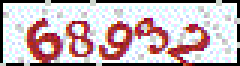
#> input picture CheckCode/checkcode_files/CheckCode(109).gif, 80 x 22 px, given in place of CheckCode(0).gif, which was not available (shown 3 times larger)
$ python split_opencv.py   (older library calls are emulated)
#> lines starting #> are read from the running program, lines starting #| are printed output that depends on the picture; after the words box and inside, x2 and y2 are one past the last pixel; in counts of white or black regions, pixels touching at a corner belong together; pictures that were not available may be replaced by others from this repository, and a replacement may not be noted
import numpy as np
from PIL import Image
import cv2
# import copy


def color_range(color):
    c_range = 50
    r, g, b = color
    color = [b, g, r]
    return [i - (c_range if i > c_range else i) for i in color], \
           [(i + c_range) if i < 255 - c_range else 255 for i in color]


color = [
    color_range([255, 0, 0]),
    color_range([153, 43, 51]),
    color_range([0, 0, 153]),
    color_range([0, 128, 153]),
    color_range([255, 170, 0]),
    color_range([0, 0, 0]),
    color_range([0, 128, 0]),
]

scale = 4


def process_image(path):
    pic = Image.open(path).convert('RGB') \
        .crop((8, 5, 72, 21)).resize((66 * scale, 16 * scale), Image.ANTIALIAS)
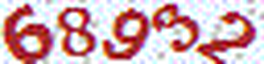
#> pic: PIL image 264x64 RGB; mean R, G, B 210.9, 174, 178.7
    opencvImage = cv2.cvtColor(np.array(pic), cv2.COLOR_RGBA2BGR)
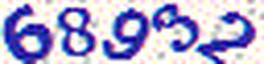
#> opencvImage: shape (64, 264, 3); mean R, G, B 178.7, 174, 210.9
    pic.close()

    # clone_img = copy.copy(opencvImage)
    for (lower, upper) in color:
        # 创建NumPy数组
        lower = np.array(lower, dtype="uint8")  # 颜色下限
        upper = np.array(upper, dtype="uint8")  # 颜色上限

        # 根据阈值找到对应颜色
        mask = cv2.inRange(opencvImage, lower, upper)
        output = cv2.bitwise_and(opencvImage, opencvImage, mask=mask)

        # [33 lines of commented-out code are left out]

        contours = cv2.findContours(mask, cv2.RETR_TREE, cv2.CHAIN_APPROX_TC89_KCOS)

        # cv2.imshow("images", np.hstack([opencvImage, output]))
        # cv2.imshow("mask", mask)
        # cv2.waitKey(5000)

        centers = []
        for cnt in contours[1]:
            # 得到最小矩形区域，转换为顶点坐标形式（矩形可能会有角度）
            rect = cv2.minAreaRect(cnt)
            box = cv2.boxPoints(rect)
            box = np.int0(box)
            Xs = [i[0] for i in box]
            Ys = [i[1] for i in box]
            x1 = min(Xs)
            x2 = max(Xs)
            y1 = min(Ys)
            y2 = max(Ys)
            height = y2 - y1
            width = x2 - x1

            # 筛掉面积过小的区块
            square = height * width
            if square < 500:
                continue

            # cv2.rectangle(opencvImage, (x1, y1), (x2, y2), (255, 0, 0))
            # for i in range(len(box)):
            #    cv2.line(clone_img, tuple(box[i]), tuple(box[(i + 1) % 4]), (0, 0, 0))

            center = (x1 + x2) / 2
            if width <= 20 * scale:
                centers.append((center, square))
            else:
                dst = width / scale
                centers.append((center - dst, square))
                centers.append((center + dst, square))

        if len(centers) < 5:
            continue

        # print(centers)

        centers.sort(key=lambda x: float(x[0]))

        length = len(centers)
        last_item = centers[length - 1]
        for i in range(length - 2, -1, -1):
            current_item = centers[i]
            if abs(current_item[0] - last_item[0]) <= 5 * scale:
                if current_item[1] < last_item[1]:
                    centers.remove(current_item)
                else:
                    centers.remove(last_item)
                    last_item = current_item
            else:
                last_item = current_item

        # print(centers)
        if len(centers) < 5:
            continue

        images = []
        for center in centers:
            size = (16 * scale, 16 * scale)
            cropped = cv2.getRectSubPix(mask, size, (center[0], 8 * scale))
            ret, th = cv2.threshold(cropped, 100, 255, cv2.THRESH_BINARY)
            images.append(th)
            # [6 lines of commented-out code are left out]
        return images
#> this loop made 1 pass
#> contours on pass 1: 12 contours, all with area under 20
#> pass 1, in process_image, `mask = cv2.inRange(opencvImage, lower, upper)`:
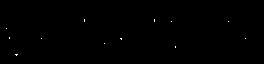
#> mask: shape (64, 264); 0.14% white in thin lines or dots, all inside (x1, y1, x2, y2) = (6, 19, 246, 56)


# images = process_image('/media/ztc/折腾/checkcode/checkcode_files/CheckCode(1).gif')
try:
    fail_list = open("./CheckCode/failCrop.list", 'w+')
    for i in range(1000):
        path = './CheckCode/checkcode_files/CheckCode(%d).gif' % i
#> (the run stopped early here; a loop or call above may not have finished)

$ run again, on CheckCode/checkcode_files/CheckCode(141).gif
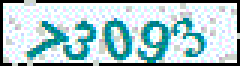
#> input picture CheckCode/checkcode_files/CheckCode(141).gif, 80 x 22 px, given in place of CheckCode(0).gif, which was not available (shown 3 times larger)
#> in process_image, `pic = Image.open(path).convert('RGB') \ .crop((8, 5, 72, 21)).resize((..`:
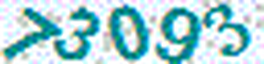
#> pic: PIL image 264x64 RGB; mean R, G, B 167.2, 208.7, 213.3
#> in process_image, `opencvImage = cv2.cvtColor(np.array(pic), cv2.COLOR_RGBA2BGR)`:
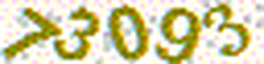
#> opencvImage: shape (64, 264, 3); mean R, G, B 213.3, 208.7, 167.2
#> the loop in process_image, `for (lower, upper) in color:` made 1 pass
#> contours on pass 1: 0 contours

$ run again, on CheckCode/checkcode_files/CheckCode(146).gif
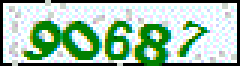
#> input picture CheckCode/checkcode_files/CheckCode(146).gif, 80 x 22 px, given in place of CheckCode(0).gif, which was not available (shown 3 times larger)
#> in process_image, `pic = Image.open(path).convert('RGB') \ .crop((8, 5, 72, 21)).resize((..`:
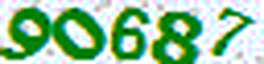
#> pic: PIL image 264x64 RGB; mean R, G, B 150, 197.4, 157.6
#> in process_image, `opencvImage = cv2.cvtColor(np.array(pic), cv2.COLOR_RGBA2BGR)`:
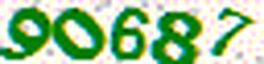
#> opencvImage: shape (64, 264, 3); mean R, G, B 157.6, 197.4, 150
#> the loop in process_image, `for (lower, upper) in color:` made 1 pass
#> contours on pass 1: 0 contours

$ run again, on CheckCode/checkcode_files/CheckCode(162).gif
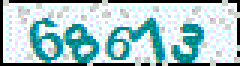
#> input picture CheckCode/checkcode_files/CheckCode(162).gif, 80 x 22 px, given in place of CheckCode(0).gif, which was not available (shown 3 times larger)
#> in process_image, `pic = Image.open(path).convert('RGB') \ .crop((8, 5, 72, 21)).resize((..`:
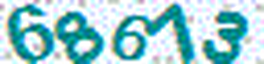
#> pic: PIL image 264x64 RGB; mean R, G, B 158, 205, 209.8
#> in process_image, `opencvImage = cv2.cvtColor(np.array(pic), cv2.COLOR_RGBA2BGR)`:
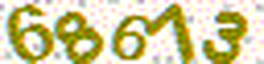
#> opencvImage: shape (64, 264, 3); mean R, G, B 209.8, 205, 158
#> the loop in process_image, `for (lower, upper) in color:` made 1 pass
#> contours on pass 1: 0 contours
